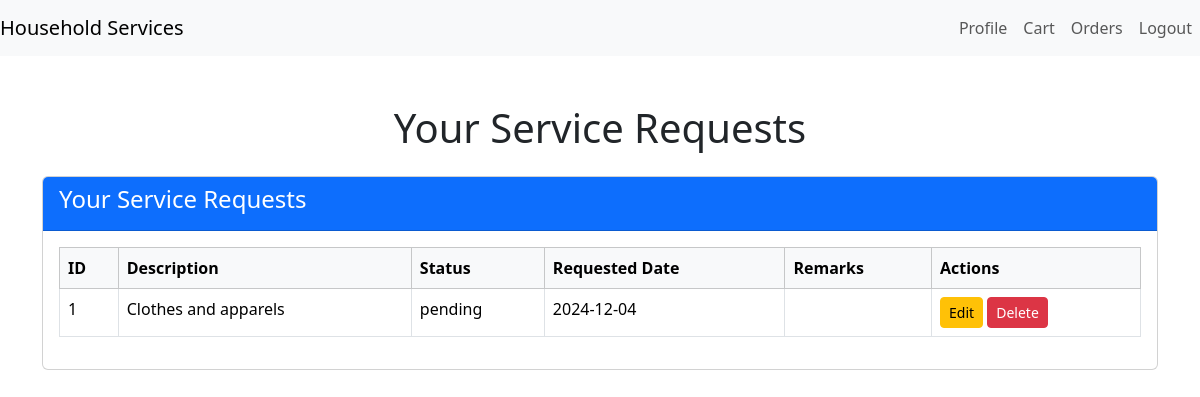
The page /customer/service-requests (signed in) on the database its author committed.
### models.py (models this page shows)
class ServiceRequest(db.Model):
    id = db.Column(db.Integer, primary_key=True)
    customer_name = db.Column(db.String(100), nullable=False)
    service_type = db.Column(db.String(100), nullable=False)
    requested_date = db.Column(db.Date, default=datetime.utcnow)
    status = db.Column(db.String(20), default='pending')  # pending, approved, rejected
    customer_id = db.Column(db.Integer, db.ForeignKey('customer.id'), nullable=False)
    service_id = db.Column(db.Integer, db.ForeignKey('service.id'), nullable=False)
    professional_id = db.Column(db.Integer, db.ForeignKey('professional.id'), nullable=True)
    customer = db.relationship('Customer', backref='service_requests')
    service = db.relationship('Service', backref='service_requests')
    professionals = db.relationship('Professional', backref='assigned_requests', lazy=True)

class Service(db.Model):
    id = db.Column(db.Integer, primary_key=True)
    base_price = db.Column(db.Float, nullable=False)
    name = db.Column(db.String(64), nullable=False)
    description = db.Column(db.String(32), nullable=False)
    time_required = db.Column(db.String(32), nullable=True)
    category_id = db.Column(db.Integer, db.ForeignKey('category.id'), nullable=True)
    category = db.relationship('Category', backref='services')
    ratings = db.Column(db.Integer, nullable=True)

### routes.py (the view)
@app.route('/customer/service-requests', methods=['GET','POST'])
@auth_required
def customer_service_requests():
    customer = Customer.query.get(session['user_id'])  # Fetch logged-in customer.
    service_requests = ServiceRequest.query.filter_by(customer_id=customer.id).all()  # Fetch the requests for the customer.
    user = Customer.query.get(session['user_id'])
    return render_template('customer_service_requests.html',user = user, service_requests=service_requests )

### routes.py (called while the page is built)
def auth_required(fnc):
    @wraps(fnc)  # Preserve the original function's metadata
    def inner(*args, **kwargs):
        if 'user_id' in session:
            return fnc(*args, **kwargs)
        if request.endpoint == 'Login' or request.endpoint == 'Register':
            return fnc(*args, **kwargs)
        flash('Please login to continue', 'warning')
        return redirect(url_for('Login'))
    return inner

### templates/customer_service_requests.html (shortened to what this page needs)
{% extends 'layout.html' %}
{% block content %}
<div class="container mt-5">
    <h1 class="text-center mb-4">Your Service Requests</h1>
    <div class="card mb-4">
        <div class="card-header bg-primary text-white">
            <h4>Your Service Requests</h4>
        </div>
        <div class="card-body">
            {% if service_requests %}
            <table class="table table-bordered">
                <thead class="table-light">
                    <tr>
                        <th>ID</th>
                        <th>Description</th>
                        <th>Status</th>
                        <th>Requested Date</th>
                        <th>Remarks</th>
                        <th>Actions</th>
                    </tr>
                </thead>
                <tbody>
                    {% for request in service_requests %}
                    <tr>
                        <td>{{ request.id }}</td>
                        <td>{{ request.service.description }}</td>
                        <td>{{ request.status }}</td>
                        <td>{{ request.requested_date }}</td>
                        <td>{{ request.remarks }}</td>
                        <td>
                            <a href="{{ url_for('edit_Cservice_request', request_id=request.id) }}" class="btn btn-warning btn-sm">Edit</a>
                            <form method="POST" action="{{ url_for('delete_service_request', request_id=request.id) }}" style="display:inline;">
                                <button type="submit" class="btn btn-danger btn-sm" onclick="return confirm('Are you sure you want to delete this request?')">Delete</button>
                            </form>
                        </td>
                    </tr>
                    {% endfor %}
                </tbody>
            </table>
            {% else %}
            <p class="text-muted">No service requests available.</p>
            {% endif %}
        </div>
    </div>
</div>
{% endblock %}

### rows shown on the page
ServiceRequest: id "1", service.description "Clothes and apparels", status "pending", requested_date "2024-12-04"
